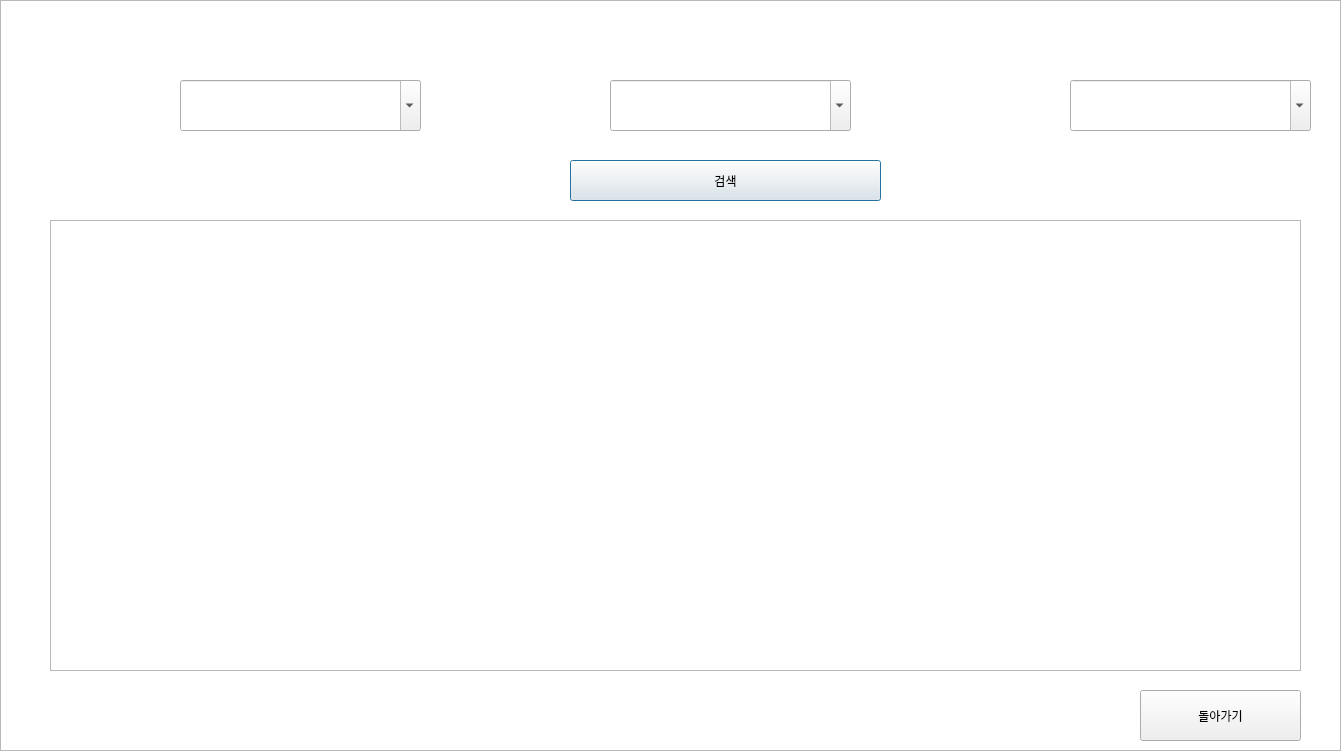
<?xml version="1.0" encoding="UTF-8"?>
<ui version="4.0">
 <class>s_dialog</class>
 <widget class="QDialog" name="s_dialog">
  <property name="geometry">
   <rect>
    <x>0</x>
    <y>0</y>
    <width>1341</width>
    <height>751</height>
   </rect>
  </property>
  <property name="minimumSize">
   <size>
    <width>1341</width>
    <height>751</height>
   </size>
  </property>
  <property name="maximumSize">
   <size>
    <width>1341</width>
    <height>751</height>
   </size>
  </property>
  <property name="windowTitle">
   <string>Dialog</string>
  </property>
  <widget class="QGraphicsView" name="graphicsView">
   <property name="geometry">
    <rect>
     <x>0</x>
     <y>0</y>
     <width>1341</width>
     <height>751</height>
    </rect>
   </property>
   <property name="minimumSize">
    <size>
     <width>1341</width>
     <height>751</height>
    </size>
   </property>
   <property name="maximumSize">
    <size>
     <width>1341</width>
     <height>751</height>
    </size>
   </property>
   <property name="styleSheet">
    <string notr="true">background-image: url(:/image/KakaoTalk_20200921_163222539.png);</string>
   </property>
  </widget>
  <widget class="QComboBox" name="D_LEADER">
   <property name="geometry">
    <rect>
     <x>180</x>
     <y>80</y>
     <width>241</width>
     <height>51</height>
    </rect>
   </property>
   <property name="editable">
    <bool>true</bool>
   </property>
   <property name="insertPolicy">
    <enum>QComboBox::NoInsert</enum>
   </property>
   <property name="duplicatesEnabled">
    <bool>true</bool>
   </property>
  </widget>
  <widget class="QLabel" name="label">
   <property name="geometry">
    <rect>
     <x>30</x>
     <y>80</y>
     <width>151</width>
     <height>51</height>
    </rect>
   </property>
   <property name="styleSheet">
    <string notr="true">font: 20pt &quot;배달의민족 도현&quot;;
color: rgb(255, 255, 255);</string>
   </property>
   <property name="text">
    <string>LEADER : </string>
   </property>
   <property name="alignment">
    <set>Qt::AlignRight|Qt::AlignTrailing|Qt::AlignVCenter</set>
   </property>
  </widget>
  <widget class="QLabel" name="label_2">
   <property name="geometry">
    <rect>
     <x>460</x>
     <y>80</y>
     <width>151</width>
     <height>51</height>
    </rect>
   </property>
   <property name="styleSheet">
    <string notr="true">font: 20pt &quot;배달의민족 도현&quot;;
color: rgb(255, 255, 255);</string>
   </property>
   <property name="text">
    <string>SECOND : </string>
   </property>
   <property name="alignment">
    <set>Qt::AlignRight|Qt::AlignTrailing|Qt::AlignVCenter</set>
   </property>
  </widget>
  <widget class="QComboBox" name="D_SECOND">
   <property name="geometry">
    <rect>
     <x>610</x>
     <y>80</y>
     <width>241</width>
     <height>51</height>
    </rect>
   </property>
   <property name="editable">
    <bool>true</bool>
   </property>
   <property name="insertPolicy">
    <enum>QComboBox::NoInsert</enum>
   </property>
   <property name="duplicatesEnabled">
    <bool>true</bool>
   </property>
  </widget>
  <widget class="QLabel" name="label_3">
   <property name="geometry">
    <rect>
     <x>920</x>
     <y>80</y>
     <width>151</width>
     <height>51</height>
    </rect>
   </property>
   <property name="styleSheet">
    <string notr="true">font: 20pt &quot;배달의민족 도현&quot;;
color: rgb(255, 255, 255);</string>
   </property>
   <property name="text">
    <string>THIRD : </string>
   </property>
   <property name="alignment">
    <set>Qt::AlignRight|Qt::AlignTrailing|Qt::AlignVCenter</set>
   </property>
  </widget>
  <widget class="QComboBox" name="D_THIRD">
   <property name="geometry">
    <rect>
     <x>1070</x>
     <y>80</y>
     <width>241</width>
     <height>51</height>
    </rect>
   </property>
   <property name="editable">
    <bool>true</bool>
   </property>
   <property name="insertPolicy">
    <enum>QComboBox::NoInsert</enum>
   </property>
   <property name="duplicatesEnabled">
    <bool>true</bool>
   </property>
  </widget>
  <widget class="QPushButton" name="SEARCH">
   <property name="geometry">
    <rect>
     <x>570</x>
     <y>160</y>
     <width>311</width>
     <height>41</height>
    </rect>
   </property>
   <property name="text">
    <string>검색</string>
   </property>
  </widget>
  <widget class="QTextBrowser" name="DISPLAY">
   <property name="geometry">
    <rect>
     <x>50</x>
     <y>220</y>
     <width>1251</width>
     <height>451</height>
    </rect>
   </property>
   <property name="styleSheet">
    <string notr="true">font: 14pt &quot;휴먼명조&quot;;</string>
   </property>
   <property name="html">
    <string>&lt;!DOCTYPE HTML PUBLIC &quot;-//W3C//DTD HTML 4.0//EN&quot; &quot;http://www.w3.org/TR/REC-html40/strict.dtd&quot;&gt;
&lt;html&gt;&lt;head&gt;&lt;meta name=&quot;qrichtext&quot; content=&quot;1&quot; /&gt;&lt;style type=&quot;text/css&quot;&gt;
p, li { white-space: pre-wrap; }
&lt;/style&gt;&lt;/head&gt;&lt;body style=&quot; font-family:'휴먼명조'; font-size:14pt; font-weight:400; font-style:normal;&quot;&gt;
&lt;p style=&quot;-qt-paragraph-type:empty; margin-top:0px; margin-bottom:0px; margin-left:0px; margin-right:0px; -qt-block-indent:0; text-indent:0px;&quot;&gt;&lt;br /&gt;&lt;/p&gt;&lt;/body&gt;&lt;/html&gt;</string>
   </property>
  </widget>
  <widget class="QPushButton" name="RETURN">
   <property name="geometry">
    <rect>
     <x>1140</x>
     <y>690</y>
     <width>161</width>
     <height>51</height>
    </rect>
   </property>
   <property name="text">
    <string>돌아가기</string>
   </property>
  </widget>
 </widget>
 <resources>
  <include location="main_background.qrc"/>
 </resources>
 <connections/>
</ui>
